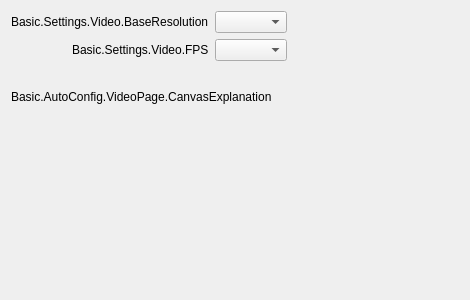
<?xml version="1.0" encoding="UTF-8"?>
<ui version="4.0">
 <class>AutoConfigVideoPage</class>
 <widget class="QWidget" name="AutoConfigVideoPage">
  <property name="geometry">
   <rect>
    <x>0</x>
    <y>0</y>
    <width>470</width>
    <height>300</height>
   </rect>
  </property>
  <property name="windowTitle">
   <string notr="true"/>
  </property>
  <layout class="QVBoxLayout" name="verticalLayout">
   <item>
    <layout class="QFormLayout" name="formLayout_2">
     <property name="fieldGrowthPolicy">
      <enum>QFormLayout::ExpandingFieldsGrow</enum>
     </property>
     <property name="labelAlignment">
      <set>Qt::AlignRight|Qt::AlignTrailing|Qt::AlignVCenter</set>
     </property>
     <item row="0" column="0">
      <widget class="QLabel" name="label">
       <property name="text">
        <string>Basic.Settings.Video.BaseResolution</string>
       </property>
       <property name="buddy">
        <cstring>canvasRes</cstring>
       </property>
      </widget>
     </item>
     <item row="0" column="1">
      <widget class="PLSComboBox" name="canvasRes"/>
     </item>
     <item row="2" column="0">
      <widget class="QLabel" name="label_3">
       <property name="text">
        <string>Basic.Settings.Video.FPS</string>
       </property>
       <property name="buddy">
        <cstring>fps</cstring>
       </property>
      </widget>
     </item>
     <item row="2" column="1">
      <widget class="PLSComboBox" name="fps"/>
     </item>
     <item row="3" column="0">
      <spacer name="horizontalSpacer">
       <property name="orientation">
        <enum>Qt::Horizontal</enum>
       </property>
       <property name="sizeType">
        <enum>QSizePolicy::Fixed</enum>
       </property>
       <property name="sizeHint" stdset="0">
        <size>
         <width>87</width>
         <height>17</height>
        </size>
       </property>
      </spacer>
     </item>
    </layout>
   </item>
   <item>
    <widget class="QLabel" name="warningLabel">
     <property name="text">
      <string>Basic.AutoConfig.VideoPage.CanvasExplanation</string>
     </property>
     <property name="wordWrap">
      <bool>true</bool>
     </property>
    </widget>
   </item>
   <item>
    <spacer name="verticalSpacer">
     <property name="orientation">
      <enum>Qt::Vertical</enum>
     </property>
     <property name="sizeHint" stdset="0">
      <size>
       <width>20</width>
       <height>40</height>
      </size>
     </property>
    </spacer>
   </item>
  </layout>
 </widget>
 <customwidgets>
  <customwidget>
   <class>PLSComboBox</class>
   <extends>QComboBox</extends>
   <header>combobox.hpp</header>
  </customwidget>
 </customwidgets>
 <resources/>
 <connections/>
</ui>
